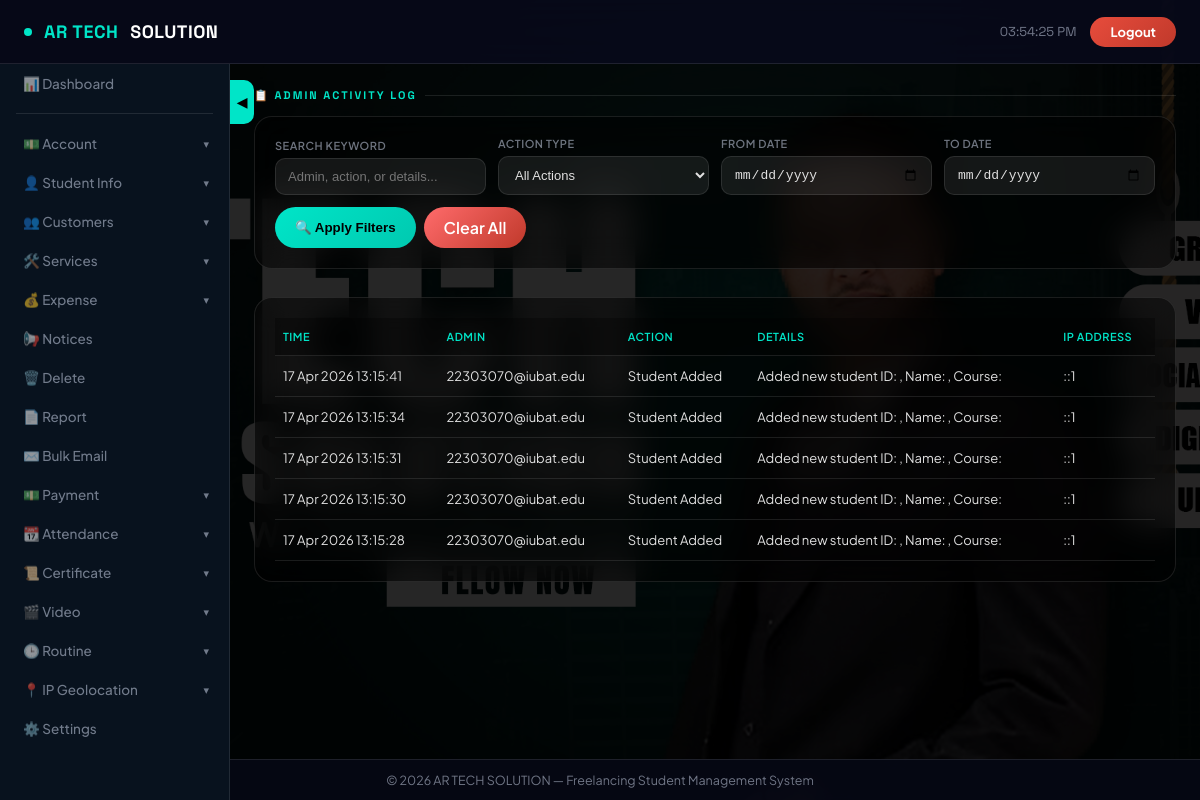
/admin/admin_logs.php (signed in), run on the app's committed database.
### tables this page shows
CREATE TABLE `admin_activity_log` (
  `id` int(11) NOT NULL,
  `admin_email` varchar(100) NOT NULL,
  `admin_name` varchar(100) DEFAULT NULL,
  `action` varchar(100) NOT NULL,
  `details` text DEFAULT NULL,
  `ip_address` varchar(45) DEFAULT NULL,
  `user_agent` text DEFAULT NULL,
  `created_at` timestamp NOT NULL DEFAULT current_timestamp()
);

### admin/config.php (called while the page is built, shortened)
<?php
if (!isset($conn)) {
    $conn = new mysqli("localhost", "root", "", "freelancing");
}
$settings = [];
$result = $conn->query("SELECT setting_key, setting_value FROM app_settings");
if ($result) {
    while ($row = $result->fetch_assoc()) {
        $settings[$row['setting_key']] = $row['setting_value'];
    }
}
$dark_mode = isset($settings['dark_mode']) && $settings['dark_mode'] == '1';
?>

### admin/admin_logs.php (the view, shortened to what this page needs)
<?php
require_once 'config.php';
$search = isset($_GET['search']) ? trim($_GET['search']) : '';
$action_filter = isset($_GET['action']) ? trim($_GET['action']) : '';
$from_date = isset($_GET['from_date']) ? trim($_GET['from_date']) : '';
$to_date = isset($_GET['to_date']) ? trim($_GET['to_date']) : '';
$sql = "SELECT * FROM admin_activity_log WHERE 1=1";
$params = [];
$types = "";
$sql .= " ORDER BY created_at DESC";
if (!empty($params)) {
    $stmt = $conn->prepare($sql);
    $stmt->bind_param($types, ...$params);
    $stmt->execute();
    $logs = $stmt->get_result()->fetch_all(MYSQLI_ASSOC);
    $stmt->close();
} else {
    $result = $conn->query($sql);
    $logs = $result->fetch_all(MYSQLI_ASSOC);
}
?>
<!DOCTYPE html>
<html lang="en">
<head>
</head>
<body class="<?php echo $dark_mode ? 'dark-mode' : ''; ?>">
<nav class="topnav">
    <div style="display:flex;align-items:center;gap:14px;">
        <div class="topnav-brand">
            <div class="brand-dot"></div>
            <span>AR TECH</span> SOLUTION
        </div>
    </div>
    <div class="topnav-right">
        <div class="topnav-time" id="liveClock"></div>
        <a href="logout.php" class="logout-btn">Logout</a>
    </div>
</nav>
<?php
include 'navigation.php';
?>
<div class="sidebar-toggle-pill" id="sidebarToggle">◀</div>
<main class="main" id="mainContent">
    <div class="section-title">📋 Admin Activity Log</div>
    <div class="filter-card">
        <form method="GET" action="" class="filter-form">
            <div class="filter-group">
                <label>Search Keyword</label>
                <input type="text" name="search" placeholder="Admin, action, or details..." value="<?php echo htmlspecialchars($search); ?>">
            </div>
            <div class="filter-group">
                <label>Action Type</label>
                <select name="action">
                    <option value="">All Actions</option>
                </select>
            </div>
            <div class="filter-group">
                <label>From Date</label>
                <input type="date" name="from_date" value="<?php echo htmlspecialchars($from_date); ?>">
            </div>
            <div class="filter-group">
                <label>To Date</label>
                <input type="date" name="to_date" value="<?php echo htmlspecialchars($to_date); ?>">
            </div>
            <div class="filter-buttons">
                <button type="submit">🔍 Apply Filters</button>
                <a href="admin_logs.php">Clear All</a>
            </div>
        </form>
    </div>
    <div class="table-card">
        <div style="overflow-x: auto;">
            <table>
                <thead>
                    <tr>
                        <th>Time</th><th>Admin</th><th>Action</th><th>Details</th><th>IP Address</th>
                    </tr>
                </thead>
                <tbody>
                    <?php if (empty($logs)): ?>
                        <tr class="empty-row">
                            <td colspan="5">No activity logs found.<?php echo (!empty($search) || !empty($action_filter) || !empty($from_date) || !empty($to_date)) ? ' Try adjusting your filters.' : ''; ?></td>
                        </tr>
                    <?php else: ?>
                        <?php foreach ($logs as $log): ?>
                            <tr>
                                <td><?php echo date('d M Y H:i:s', strtotime($log['created_at'])); ?></td>
                                <td>
                                    <?php echo htmlspecialchars($log['admin_email']); ?><br>
                                </td>
                                <td><?php echo htmlspecialchars($log['action']); ?></td>
                                <td><?php echo nl2br(htmlspecialchars($log['details'])); ?></td>
                                <td><?php echo htmlspecialchars($log['ip_address']); ?></td>
                            </tr>
                        <?php endforeach; ?>
                    <?php endif; ?>
                </tbody>
            </table>
        </div>
    </div>
</main>
<div class="footer">
    &copy; <?php echo date("Y"); ?> AR TECH SOLUTION — Freelancing Student Management System
</div>
</body>
</html>

### admin/admin_logs.php (style rules this page uses)
:root { --bg: rgba(8,12,24,0.82); --glass: rgba(255,255,255,0.07); --glass-border: rgba(255,255,255,0.13); --glass-hover: rgba(255,255,255,0.13); --accent: #00e5c8; --accent2: #7b5ea7; --accent3: #ff6b6b; --accent4: #ffd166; --accent5: #06d6a0; --text: #e8eaf0; --muted: rgba(200,210,230,0.55); --card-radius: 18px; --sans: 'Plus Jakarta Sans', sans-serif; --mono: 'Space Grotesk', sans-serif; --nav-h: 64px; --sidebar-w: 230px; --shadow: 0 8px 32px rgba(0,0,0,0.35); }
*, *::before, *::after { box-sizing: border-box; margin: 0; padding: 0; }
body::before { content: ''; position: fixed; inset: 0; background: linear-gradient(135deg,rgba(8,10,30,0.88) 0%,rgba(15,20,50,0.78) 50%,rgba(5,15,35,0.85) 100%); z-index: 0; pointer-events: none; }
.topnav { position: fixed; top: 0; left: 0; right: 0; height: var(--nav-h); background: rgba(8,10,28,0.85); backdrop-filter: blur(18px); border-bottom: 1px solid var(--glass-border); display: flex; align-items: center; justify-content: space-between; padding: 0 24px; z-index: 1100; }
.topnav-brand { display: flex; align-items: center; gap: 12px; font-family: var(--mono); font-size: 18px; font-weight: 700; letter-spacing: 0.5px; color: #fff; }
.topnav-brand span { color: var(--accent); }
.brand-dot { width: 8px; height: 8px; background: var(--accent); border-radius: 50%; animation: pulse 2s infinite; }
.topnav-right { display: flex; align-items: center; gap: 14px; }
.topnav-time { font-family: var(--mono); font-size: 13px; color: var(--muted); }
.logout-btn { background: linear-gradient(135deg,#e74c3c,#c0392b); color: #fff; padding: 7px 20px; border-radius: 40px; text-decoration: none; font-size: 13px; font-weight: 700; transition: opacity .2s; }
.sidebar-toggle-pill { position: fixed; top: calc(var(--nav-h) + 16px); left: var(--sidebar-w); width: 24px; height: 44px; background: var(--accent); border-radius: 0 10px 10px 0; display: flex; align-items: center; justify-content: center; cursor: pointer; z-index: 1060; font-size: 13px; color: #000; font-weight: 900; transition: left .3s cubic-bezier(.4,0,.2,1); }
.main { margin-left: var(--sidebar-w); padding: calc(var(--nav-h) + 24px) 24px 80px; position: relative; z-index: 1; transition: margin-left .3s cubic-bezier(.4,0,.2,1); min-height: 100vh; }
.section-title { font-family: var(--mono); font-size: 11px; font-weight: 700; text-transform: uppercase; letter-spacing: 2px; color: var(--accent); margin-bottom: 14px; display: flex; align-items: center; gap: 8px; }
.section-title::after { content: ''; flex: 1; height: 1px; background: var(--glass-border); }
.filter-card { background: var(--glass); backdrop-filter: blur(16px); border: 1px solid var(--glass-border); border-radius: var(--card-radius); padding: 20px; margin-bottom: 28px; }
.filter-form { display: flex; flex-wrap: wrap; gap: 12px; align-items: flex-end; }
.filter-group { flex: 1; min-width: 150px; }
.filter-group label { display: block; font-size: 11px; font-weight: 600; text-transform: uppercase; letter-spacing: 0.5px; color: var(--muted); margin-bottom: 6px; }
.filter-group input, .filter-group select { width: 100%; padding: 10px 12px; background: rgba(255,255,255,0.08); border: 1px solid var(--glass-border); border-radius: 10px; color: var(--text); font-size: 13px; }
.filter-buttons { display: flex; gap: 8px; }
.filter-buttons button, .filter-buttons a { padding: 10px 20px; border-radius: 30px; font-weight: 600; cursor: pointer; text-decoration: none; display: inline-block; }
.filter-buttons button { background: linear-gradient(135deg, var(--accent), #00c9b0); color: #000; border: none; }
.filter-buttons a { background: linear-gradient(135deg, var(--accent3), #c0392b); color: #fff; }
.table-card { background: var(--glass); backdrop-filter: blur(16px); border: 1px solid var(--glass-border); border-radius: var(--card-radius); padding: 20px; overflow-x: auto; }
table { width: 100%; border-collapse: collapse; font-size: 13px; }
th, td { padding: 12px 8px; text-align: left; border-bottom: 1px solid var(--glass-border); }
th { background: rgba(0,0,0,0.3); color: var(--accent); font-weight: 600; text-transform: uppercase; letter-spacing: 0.5px; font-size: 11px; }
td { color: var(--text); }
.footer { position: fixed; bottom: 0; left: 0; right: 0; background: rgba(6,8,20,0.9); backdrop-filter: blur(10px); border-top: 1px solid var(--glass-border); text-align: center; padding: 12px; font-size: 12.5px; color: var(--muted); z-index: 900; }

### data on the page
admin_activity_log: created_at "17 Apr 2026 13:15:41", admin_email "22303070@iubat.edu", action "Student Added", details "Added new student ID: , Name: , Course:", ip_address "::1"
admin_activity_log: created_at "17 Apr 2026 13:15:34", admin_email "22303070@iubat.edu", action "Student Added", details "Added new student ID: , Name: , Course:", ip_address "::1"
admin_activity_log: created_at "17 Apr 2026 13:15:31", admin_email "22303070@iubat.edu", action "Student Added", details "Added new student ID: , Name: , Course:", ip_address "::1"
admin_activity_log: created_at "17 Apr 2026 13:15:30", admin_email "22303070@iubat.edu", action "Student Added", details "Added new student ID: , Name: , Course:", ip_address "::1"
admin_activity_log: created_at "17 Apr 2026 13:15:28", admin_email "22303070@iubat.edu", action "Student Added", details "Added new student ID: , Name: , Course:", ip_address "::1"

### other printed values
get_sidebar_label('dashboard', '📊 Dashboard') "📊 Dashboard"
get_sidebar_label('account', '💵 Account') "💵 Account"
get_sidebar_label('student_info', '👤 Student Info') "👤 Student Info"
get_sidebar_label('customers', '👥 Customers') "👥 Customers"
get_sidebar_label('services', '🛠️ Services') "🛠️ Services"
get_sidebar_label('expense', '💰 Expense') "💰 Expense"
get_sidebar_label('notices', '📢 Notices') "📢 Notices"
get_sidebar_label('delete', '🗑️ Delete') "🗑️ Delete"
get_sidebar_label('report', '📄 Report') "📄 Report"
get_sidebar_label('Bulk_Email', '✉️ Bulk Email') "✉️ Bulk Email"
get_sidebar_label('payment', '💵 Payment') "💵 Payment"
get_sidebar_label('attendance', '📆 Attendance') "📆 Attendance"
get_sidebar_label('certificate', '📜 Certificate') "📜 Certificate"
get_sidebar_label('video', '🎬 Video') "🎬 Video"
get_sidebar_label('routine', '🕒 Routine') "🕒 Routine"
